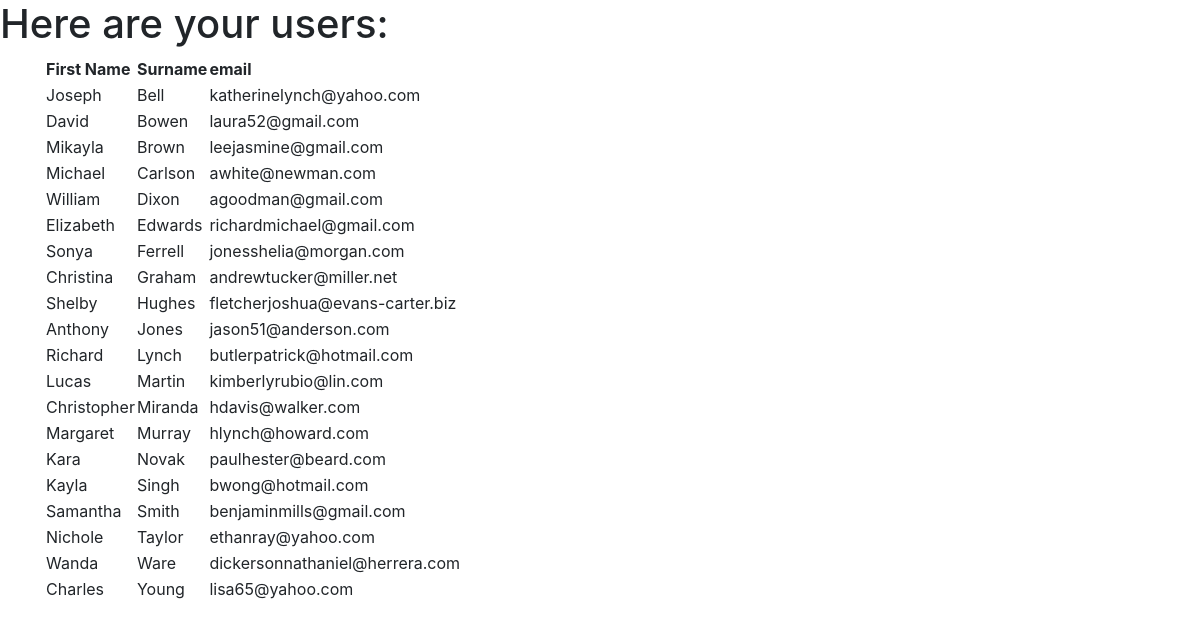
The page /exercise/users on the database its author committed.
### exercise/models.py (models this page shows, shortened)
class AppUser(models.Model):
    name = models.CharField(max_length=264)
    surname = models.CharField(max_length=264)
    email = models.EmailField(max_length=70,unique=True,blank=True)

### exercise/views.py (the view)
# urls.py: path('users', views.users, name="users"),
def users(request):
    user_list = AppUser.objects.order_by('surname')
    user_dict = {"users":user_list}
    return render(request,'exercise/users.html',context=user_dict)

### templates/exercise/users.html (shortened to what this page needs)
<!DOCTYPE html>
{% load staticfiles %}
<html>
  <head>
    <link rel="stylesheet" href="{% static "css/mystyle.css" %}"/>
    <link rel="stylesheet" href="https://stackpath.bootstrapcdn.com/bootstrap/4.1.3/css/bootstrap.min.css">
  </head>
  <body>
    <h1>Here are your users:</h1>
    {% if users%}
    <div class="container">
  {% if users %}
      <table>
        <thead>
          <th>First Name</th>
          <th>Surname</th>
          <th>email</th>
        </thead>
        {% for person in users %}
          <tr>
            <td>{{person.name}}</td>
            <td>{{ person.surname }}</td>
            <td>{{ person.email }}</td>
          </tr>
        {% endfor %}
    </table>
  {% else %}
    <p>No Access Records. Table Not Created.</p>
  {% endif %}
</div>
    {% endif %}
  </body>
</html>

### static/ex/CSS/mystyle.css (style rules this page uses)
h1 { color: red; }

### rows shown on the page
AppUser: name "Joseph", surname "Bell", email "katherinelynch@yahoo.com"
AppUser: name "David", surname "Bowen", email "laura52@gmail.com"
AppUser: name "Mikayla", surname "Brown", email "leejasmine@gmail.com"
AppUser: name "Michael", surname "Carlson", email "awhite@newman.com"
AppUser: name "William", surname "Dixon", email "agoodman@gmail.com"
AppUser: name "Elizabeth", surname "Edwards", email "richardmichael@gmail.com"
AppUser: name "Sonya", surname "Ferrell", email "jonesshelia@morgan.com"
AppUser: name "Christina", surname "Graham", email "andrewtucker@miller.net"
AppUser: name "Shelby", surname "Hughes", email "fletcherjoshua@evans-carter.biz"
AppUser: name "Anthony", surname "Jones", email "jason51@anderson.com"
AppUser: name "Richard", surname "Lynch", email "butlerpatrick@hotmail.com"
AppUser: name "Lucas", surname "Martin", email "kimberlyrubio@lin.com"
AppUser: name "Christopher", surname "Miranda", email "hdavis@walker.com"
AppUser: name "Margaret", surname "Murray", email "hlynch@howard.com"
AppUser: name "Kara", surname "Novak", email "paulhester@beard.com"
AppUser: name "Kayla", surname "Singh", email "bwong@hotmail.com"
AppUser: name "Samantha", surname "Smith", email "benjaminmills@gmail.com"
AppUser: name "Nichole", surname "Taylor", email "ethanray@yahoo.com"
AppUser: name "Wanda", surname "Ware", email "dickersonnathaniel@herrera.com"
AppUser: name "Charles", surname "Young", email "lisa65@yahoo.com"
